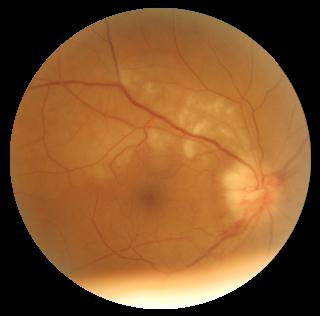
#> input picture gradio/flagged/右眼图像/7b5e1c640459a36469cd/3_right.jpg, 320 x 316 px; its folder holds only this picture in this run
$ python -i preprocess2.py   (imports and definitions only)
#> lines starting #> are read from the running program, lines starting #| are printed output that depends on the picture; after the words box and inside, x2 and y2 are one past the last pixel; in counts of white or black regions, pixels touching at a corner belong together
# 预处理
import cv2
import os
import numpy as np

def preprocess_image(image_path, save_dir):
    """
    预处理图像并保存结果
    :param image_path: 输入图像路径
    :param save_dir: 保存图像的目录
    :return: None
    """
#> called with save_dir = 'out.png'
    # 加载图像
    image = cv2.imread(image_path)
#> image is the input picture: shape (316, 320, 3); mean B, G, R 43.5, 84.6, 129.4
    if image is None:
        print(f"Failed to load image: {image_path}")
        return

    # 获取原始文件名
    file_name = os.path.basename(image_path)

    # 圆形裁剪
    gray = cv2.cvtColor(image, cv2.COLOR_BGR2GRAY)
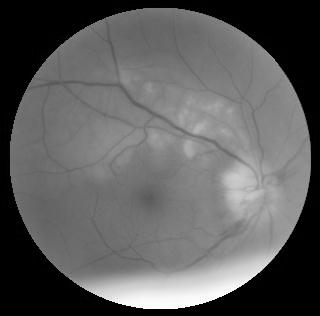
#> gray: shape (316, 320); min 0, max 255, mean 93.3
    _, thresh = cv2.threshold(gray, 6, 255, cv2.THRESH_BINARY)
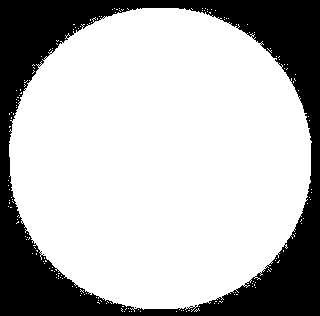
#> thresh: shape (316, 320); 71.7% white; 2 black regions (1 under 20 px)

    # 查找轮廓
    contours, _ = cv2.findContours(thresh, cv2.RETR_EXTERNAL, cv2.CHAIN_APPROX_SIMPLE)
#> contours = 177 contours, 176 with area under 20; largest, box (x1, y1, x2, y2) and area: (9, 8, 312, 312) 71622
    if contours:
        # 找到最大轮廓
        max_contour = max(contours, key=cv2.contourArea)
#> max_contour = contour of 866 points, box (x1, y1, x2, y2) (9, 8, 312, 312), area 71622
        x, y, w, h = cv2.boundingRect(max_contour)
#> x = 9; y = 8; w = 303; h = 304

        # 检查裁剪区域是否在图像范围内
        if x >= 0 and y >= 0 and (x + w) <= image.shape[1] and (y + h) <= image.shape[0]:
            cropped_image = image[y:y+h, x:x+w]
        else:
            print(f"Crop region out of bounds for image: {image_path}")
            cropped_image = image
    else:
        print(f"No contours found for image: {image_path}")
        cropped_image = image

    # 调整大小到 512x512
    resized_image = cv2.resize(cropped_image, (512, 512))

    # CLAHE对比度增强
    lab = cv2.cvtColor(resized_image, cv2.COLOR_BGR2LAB)
#> lab: shape (512, 512, 3); mean of channels 0, 1, 2 110.4, 143.2, 160.2
    l, a, b = cv2.split(lab)
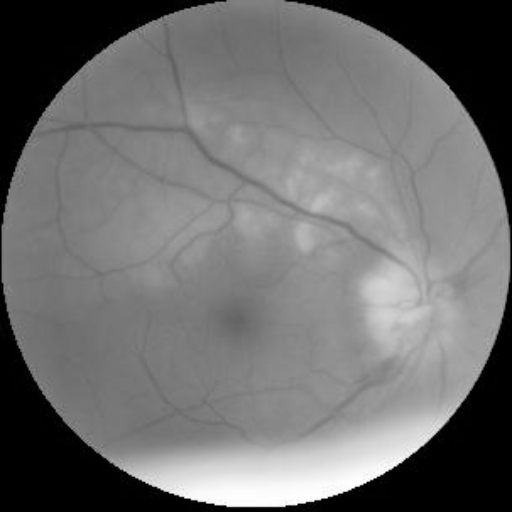
#> l: shape (512, 512); min 0, max 255, mean 110.4
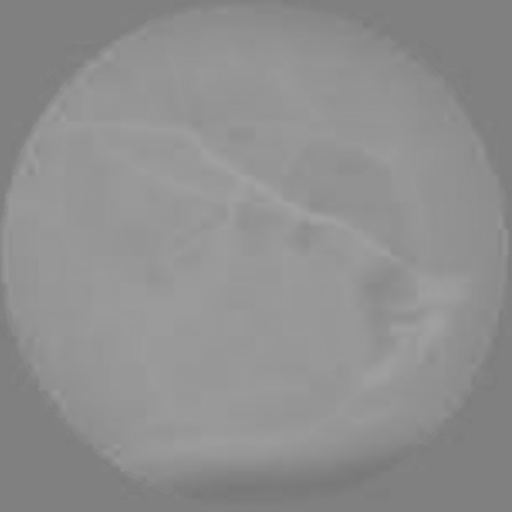
#> a: shape (512, 512); min 120, max 162, mean 143.2
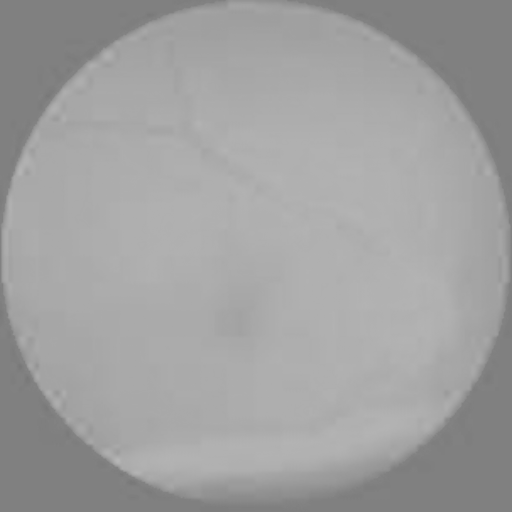
#> b: shape (512, 512); min 120, max 182, mean 160.2
    clahe = cv2.createCLAHE(clipLimit=2.0, tileGridSize=(8, 8))
    cl = clahe.apply(l)
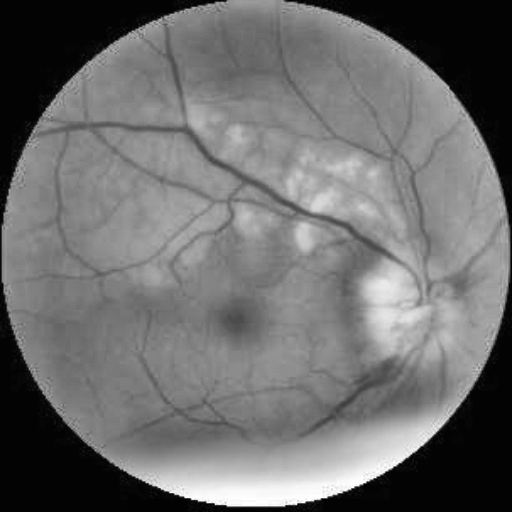
#> cl: shape (512, 512); min 1, max 255, mean 109.2
    limg = cv2.merge((cl, a, b))
#> limg: shape (512, 512, 3); mean of channels 0, 1, 2 109.2, 143.2, 160.2
    clahe_image = cv2.cvtColor(limg, cv2.COLOR_LAB2BGR)
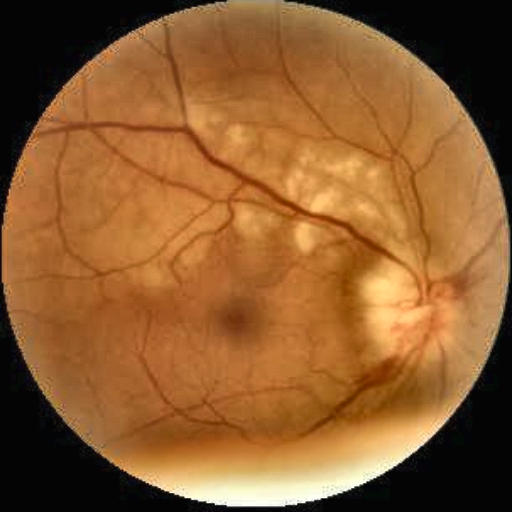
#> clahe_image: shape (512, 512, 3); mean B, G, R 46.7, 92, 140.6

    # 中值滤波去噪
    final_image = cv2.medianBlur(clahe_image, 3)

    # 保存处理后的图像
    save_path = os.path.join(save_dir, file_name)
    cv2.imwrite(save_path, final_image)
    print(f"Processed and saved image to {save_path}")

def preprocess_images(input_dir, output_dir):
    """
    批量处理图像
    :param input_dir: 输入图像目录
    :param output_dir: 输出图像目录
    :return: None
    """
    # 创建输出目录
    if not os.path.exists(output_dir):
        os.makedirs(output_dir)

    # 遍历输入目录中的所有图像
    for file_name in os.listdir(input_dir):
        if file_name.lower().endswith(('.png', '.jpg', '.jpeg')):
            image_path = os.path.join(input_dir, file_name)
            preprocess_image(image_path, output_dir)

# [10 lines not run here, left out]

>>> result = preprocess_image('../gradio/flagged/右眼图像/7b5e1c640459a36469cd/3_right.jpg', 'out.png')
